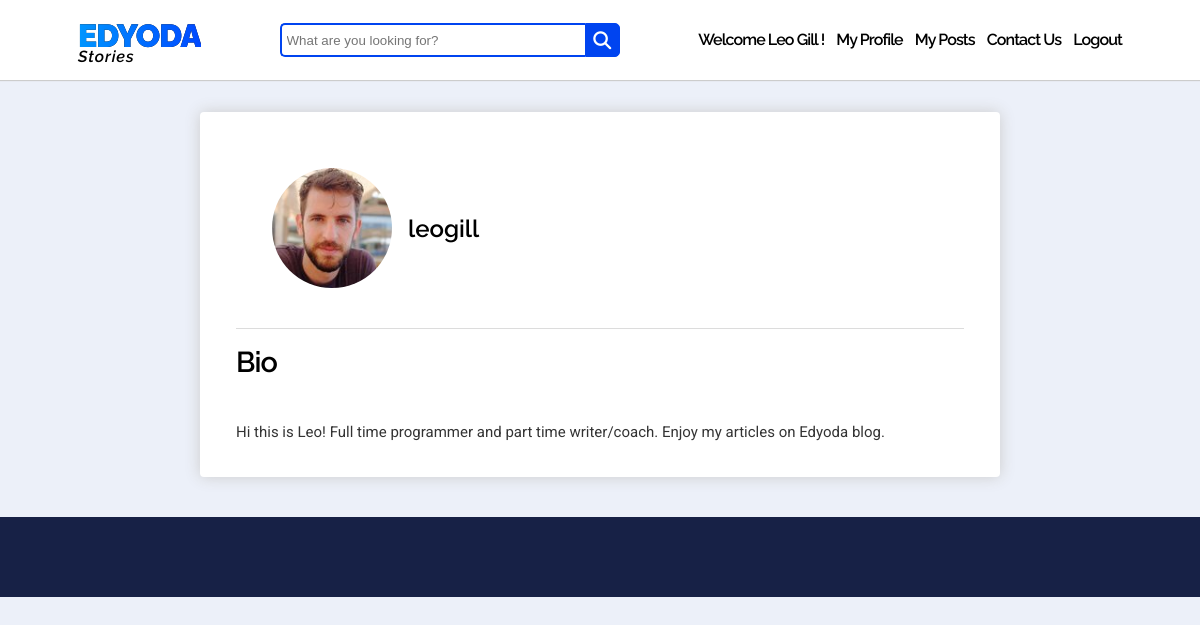
Screenshot of /accounts/u/leogill (signed in) with the database file from the repository.
### account/models.py (models this page shows, shortened)
class MyUser(AbstractUser):
    email = models.EmailField(unique=True)
    slug = models.CharField(max_length=60, unique=True, blank=True)
    bio = models.CharField(max_length=500, blank=True)
    profile_image = models.ImageField(upload_to="account/profile_pic", default="profile-default.jpg", blank=True)
    is_author = models.BooleanField(default=False)
    REQUIRED_FIELDS = ['email', 'first_name', 'last_name']

### account/views.py (the view)
# urls.py: path('u/<slug:slug>', ProfileView.as_view(), name="profile-view"),
class ProfileView(DetailView):
    model = MyUser
    content_object_name = "user"
    template_name = "account/profile.html"

### account/templates/account/profile.html (shortened to what this page needs)
{% extends "blog/base.html" %}
{% load static %}
{% block extra_head %}
    <link href="{% static 'account/css/profile.css' %}" rel="stylesheet" type="text/css">
{% endblock %}
{% block content %}
<br>
<br>
<br>
<br>
    <div id="outer-wrapper">
        <div id="inner-wrapper">
            <div>
                <div id="basicinfosection">
                    <img src="{{ request.user.profile_image.url }}" alt="Profile Picture" id="profile-picture">
                    <h1 id="username">{{ request.user.username }}</h1>
                </div>
            </div>
            <div class="section-container">
                <h3>Bio</h3>
                <p>{{ user.bio }}</p>
            </div>
        </div>
    </div>
{% endblock %}

### blog/templates/blog/base.html (shortened to what this page needs)
{% load static %}
<!DOCTYPE HTML>
<html>
    <head>
        <link href="{% static 'blog/css/base.css' %}" rel="stylesheet" type="text/css">
        {% block extra_head %}
        {% endblock %}
    </head>
    <body>
        <div id="top-bar">
            <div class="logo-bar">
                <div class="logo">
                    <a href="{% url 'index' %}">EDYODA</a>
                </div>
                <p>Stories</p>
            </div>
            <form method="GET" action="{% url 'search' %}">
                <div class="search">
                    <input type="text" name="query" class="searchTerm" placeholder="What are you looking for?">
                    <button type="submit" class="searchButton">
                    <i class="fa fa-search"></i>
                </button>
                </div>
            </form>
            <div id="menu-items-container">
                {% if request.user.is_authenticated %}
                    <p class="menu-item">Welcome {{ request.user.get_full_name }} !</p>
                    <a href="{% url 'profile-update' request.user.slug %}" class="menu-item">My Profile</a>
                    {% if request.user.is_author == True %}
                    <a href="{% url 'my-posts' %}" class="menu-item">My Posts</a>
                    {% endif %}
                    <a href="{% url 'contact-us' %}" class="menu-item">Contact Us</a>
                    <a href="{% url 'logout' %}" class="menu-item" style="margin-right: 0px;">Logout</a>
                {% else %}
                    <a href="{% url 'contact-us' %}" class="menu-item">Contact Us</a>
                    <a href="{% url 'login' %}" class="menu-item">Login</a>
                    <a href="{% url 'signup' %}"><button id="signup-btn">Signup</button></a>
                {% endif %}
            </div>
        </div>
        {% block content %}
        {% endblock %}
        <div id="bottom-bar"></div>
    </body>
</html>

### blog/static/blog/css/base.css (style rules this page uses)
body { background-color: #ECF0F9; margin: 0; }
#top-bar { background-color: white; position: fixed; top: 0; left: 0; align-items: center; box-sizing: border-box; box-shadow: 0 1px 1px #ccc; width: 100%; height: 80px; z-index: 90; padding: 1em 4.875em; display: flex; justify-content: space-between; }
.logo-bar { cursor: pointer; }
.logo { background-image: linear-gradient(269deg,#0048ff,#0096ff), linear-gradient(#000,#000); -webkit-background-clip: text; -webkit-text-fill-color: transparent; display: block; font-family: "Raleway"; font-size: 32px; font-weight: 900; height: 34px; letter-spacing: -0.9px; color: rgb(0, 132, 255); }
.logo-bar a { text-decoration: none; }
.logo-bar p { font-family: Raleway,sans-serif; font-size: 1em; font-weight: 600; font-style: italic; font-stretch: normal; line-height: .8; letter-spacing: .9px; margin: 0; }
.search { width: 340px; position: relative; display: flex; align-items: center; }
.searchTerm { width: 100%; border: 2px solid #0044F0; border-right: none; padding: 5px; height: 20px; border-radius: 5px 0 0 5px; outline: none; color: #9DBFAF; }
.searchButton { width: 38px; height: 34px; border: 1px solid #0044F0; background: #0044F0; text-align: center; color: #fff; border-radius: 0 5px 5px 0; cursor: pointer; font-size: 20px; }
.fa-search { color: white; font-size: 18px; }
#menu-items-container { display: flex; justify-content: flex-end; align-items: center; }
#menu-items-container a { text-decoration: none; color: #000; }
.menu-item { font-family: "Raleway"; font-size: 16px; font-weight: 600; letter-spacing: -0.9px; line-height: 69.84px; margin: 0px; margin-right: 12px; }
#bottom-bar { background-color: #172146; width: 100%; height: 80px; }

### account/static/account/css/profile.css (style rules this page uses)
#outer-wrapper { max-width: 800px; margin: 40px auto; -webkit-box-sizing: border-box; box-sizing: border-box; background-color: #fff; border-radius: 4px; -webkit-box-shadow: 0 0 15px #ccc; box-shadow: 0 0 15px #ccc; }
#inner-wrapper { padding: 36px; }
#basicinfosection { display: flex; justify-content: flex-start; align-items: center; padding: 20px 36px; }
#profile-picture { width: 120px; height: 120px; border-radius: 50%; cursor: pointer; }
#username { font-family: Raleway,sans-serif; font-size: 24px; font-weight: 600; margin: 0; margin-left: 16px; }
.section-container { border-top: 1.5px solid #dcdcdc; margin-top: 20px; }
h3 { margin-top: 16px; margin-bottom: 44px; font-size: 1.8em; -o-object-fit: contain; object-fit: contain; font-family: Raleway,sans-serif; font-weight: 600; font-style: normal; font-stretch: normal; letter-spacing: -.9px; text-align: left; color: #000; }
.section-container p { margin: 0; font-size: 15px; font-family: Roboto; font-weight: 400; color: rgba(0,0,0,.8); }

### rows the page displays
MyUser: user.get_full_name "Leo Gill", user.profile_image (picture), user.username "leogill", bio "Hi this is Leo! Full time programmer and part time writer/coach. Enjoy my articles on Edyoda blog."
